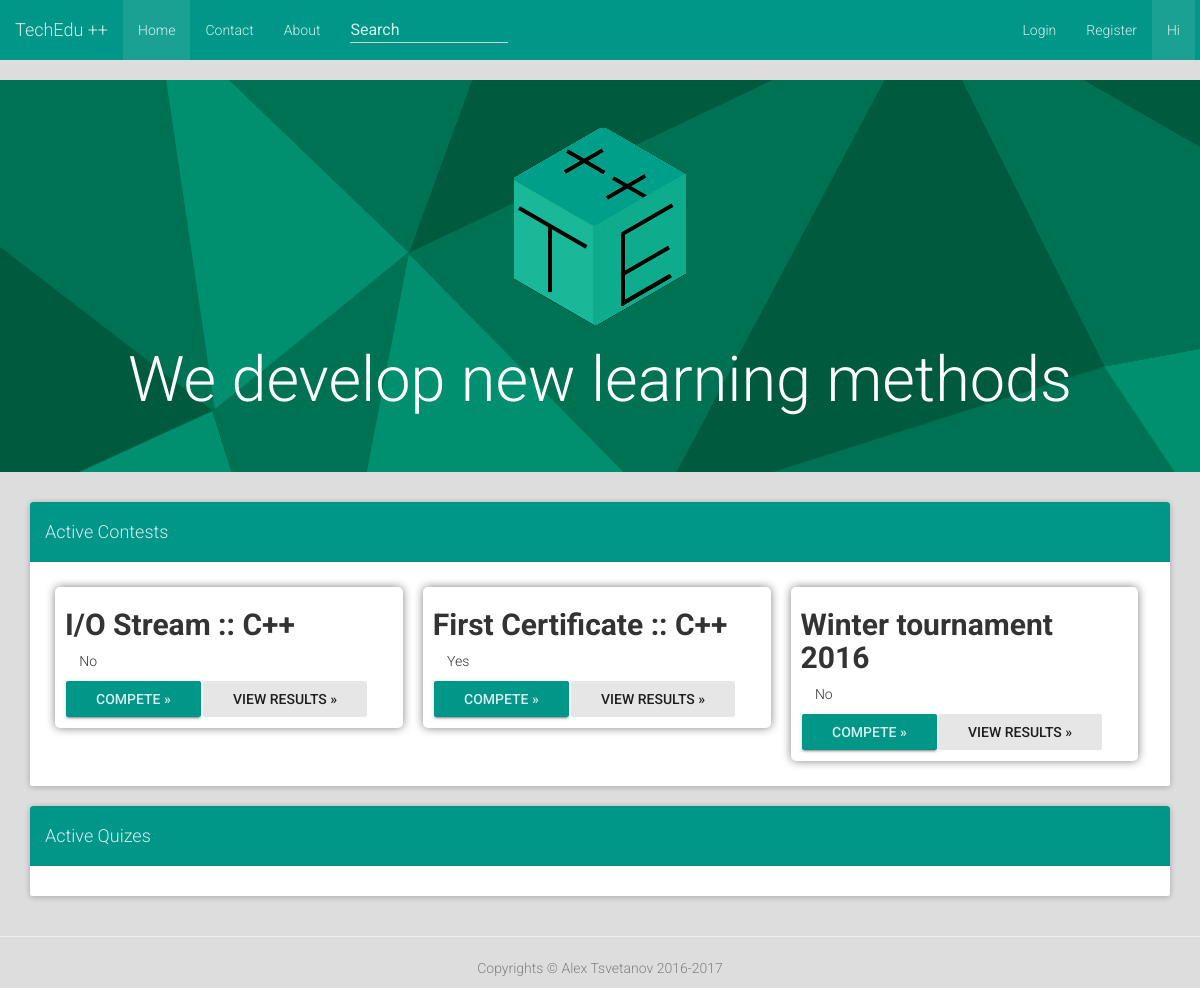
Before: / with the older database file.
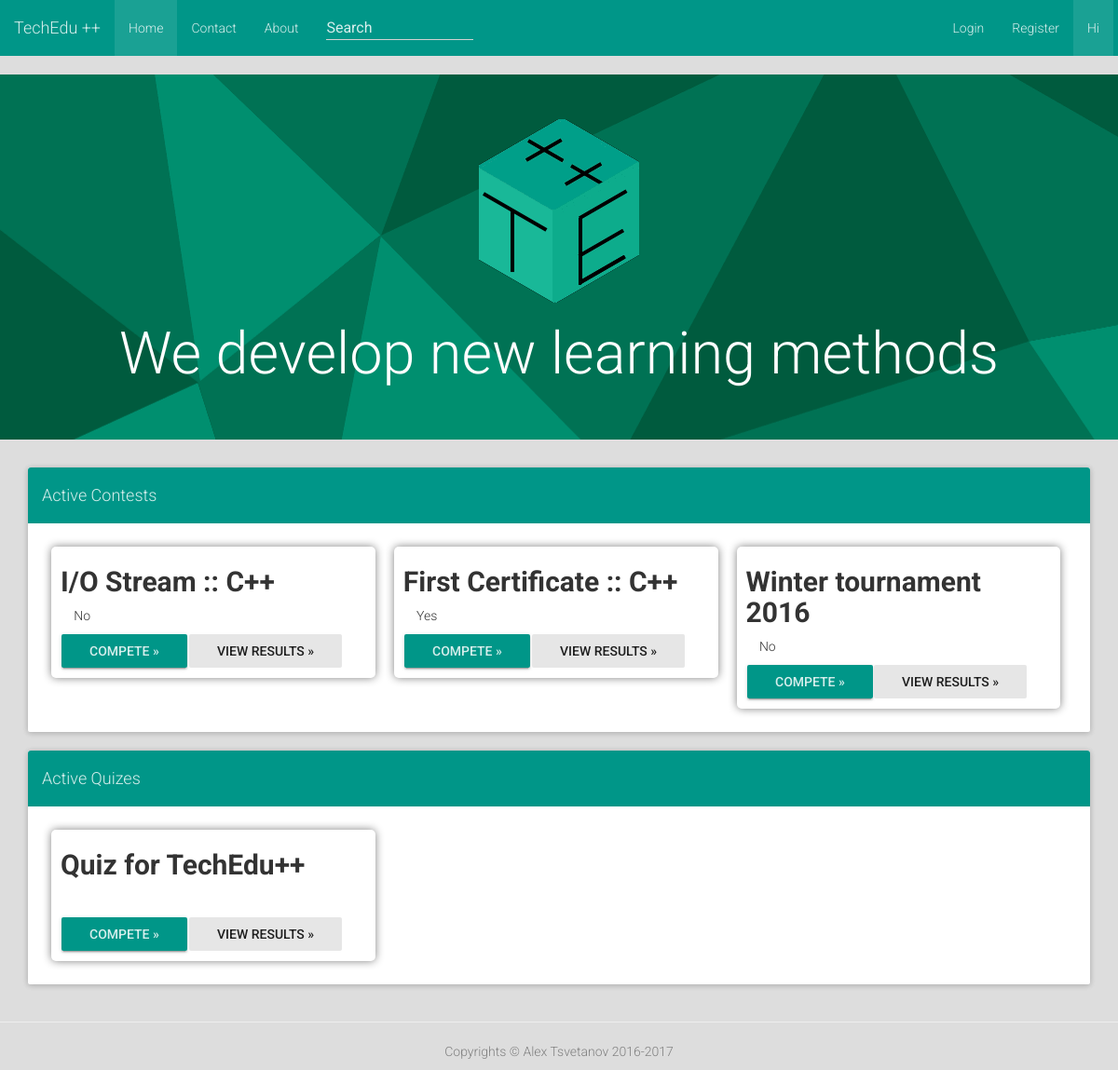
After: the same page with the newer database file.
### tables this page shows
CREATE TABLE `Contests` (
  `ID` text NOT NULL,
  `Name` text NOT NULL,
  `Link` text NOT NULL,
  `Tasks` text NOT NULL,
  `Langs` text NOT NULL,
  `MaxPoints` text NOT NULL,
  `Certify` tinyint(2) NOT NULL DEFAULT '0'
);

CREATE TABLE `Quizes` (
  `ID` text NOT NULL,
  `Link` varchar(150) NOT NULL,
  `Tasks` text NOT NULL,
  `Name` text NOT NULL
);

### lib/mysql.php (called while the page is built, shortened)
<?php
	class MySQL
	{
		public  $servername = "localhost";
		private $username = "root";
		private $password = "tts2002";
		public $conn;
		function __construct (string $dbname_param)
		{
			$this->dbname = $dbname_param;
			$this->conn = new mysqli ($this->servername, $this->username, $this->password, $this->dbname);
		}
		function query (string $command)
		{
			return ($this->conn->query ($command));
		}
	}
?>

### lib/get/contests.php (the view, shortened to what this page needs)
<?php
	include_once ($_SERVER["DOCUMENT_ROOT"] . "/lib/mysql.php");
	$dbname = "judge";
	$conn = new MySQL ($dbname);
	$sql = "SELECT * FROM Contests";
	$result = $conn->query($sql);
	if ($result->num_rows > 0)
	{
		while($row = $result->fetch_assoc())
		{
			echo '<div class="col-md-4"><h2 id="' . $row["ID"] . '">' . $row["Name"] . '</h2><span data-toggle="tooltip" data-placement="left" title="Is this constest for a certificate?" data-original-title="Is this constest for a certificate?"><i class="fa fa-trophy" aria-hidden="true"></i> ' . (($row["Certify"] == 0)?"No":"Yes") . '</button><br><a href="' . $row["Link"] . '" role="button" class="btn btn-raised btn-success">Compete »</a>' . '<a href="' . $row["Link"] . '/results" role="button" class="btn btn-default active">View results »</a></div>';
		}
	}
?>

### index.php (shortened to what this page needs)
<!DOCTYPE html><html lang="en"><head><link href="/css/jumbotron.css" rel="stylesheet"><link rel="stylesheet" href="/css/bootstrap.min.css"><link rel="stylesheet" href="/css/bootstrap-material-design.min.css"><link rel="stylesheet" href="/css/ripples.min.css"><link rel="stylesheet" href="/css/snackbar.min.css"><link rel="stylesheet" href="/css/extension.css"><link rel="stylesheet" href="/node_modules/font-awesome/css/font-awesome.min.css"></head><body cz-shortcut-listen="true"><nav class="navbar navbar-static-top navbar-default"><a href="/" class="navbar-brand">TechEdu ++</a><div class="navbar-collapse collapse navbar-responsive-collapse"><ul class="nav navbar-nav"><li class="nav-item active"><a href="#" class="nav-link">Home</a></li><li class="nav-item"><a href="/contactus.php" class="nav-link">Contact</a></li><li class="nav-item"><a href="/aboutus.php" class="nav-link">About</a></li></ul><form role="search" action="/search.php" class="navbar-form navbar-left"><div class="form-group is-empty"><input placeholder="Search" name="pattern" type="text" class="form-control col-md-8"></div></form><ul class="nav navbar-nav navbar-right"><li id="login" class="nav-item"></li><li class="nav-item"><a href="/register.php" class="nav-link">Register</a></li><li style="border-right: rgba(0,0,0,0) solid 20px;" class="nav-item active"><a href="/user.php" class="nav-link">
Hi
<?php if (isset($_COOKIE ["name"])) { echo ", "; echo $_COOKIE ["name"]; } ?></a></li></ul></div></nav><div class="jumbotron"><div class="container"><center><img src="/img/acdemy4_logo.png"><h1 class="display-3">We develop new learning methods</h1></center></div></div><div class="container"><div class="panel panel-primary"><div class="panel-heading"><h4>Active Contests</h4></div><div class="panel-body"><?php require ($_SERVER["DOCUMENT_ROOT"] . "/lib/get/contests.php"); ?></div></div><div class="panel panel-primary"><div class="panel-heading"><h4>Active Quizes</h4></div><div class="panel-body"><?php require ($_SERVER["DOCUMENT_ROOT"] . "/lib/get/quizes.php"); ?></div></div></div><hr><footer><center> <p>
<?php
require ($_SERVER["DOCUMENT_ROOT"] . "/content/copyrights.php");
?></p></center></footer></body></html>

### content/copyrights.php
<?php
	echo "Copyrights © Alex Tsvetanov 2016-2017";
?>

### lib/get/quizes.php (shortened to what this page needs)
<?php
	include_once ($_SERVER["DOCUMENT_ROOT"] . "/lib/mysql.php");
	$dbname = "judge";
	$conn = new MySQL ($dbname);
	$sql = "SELECT * FROM Quizes";
	$result = $conn->query($sql);
	if ($result->num_rows > 0)
	{
		while($row = $result->fetch_assoc())
		{
			echo '<div class="col-md-4"><h2 id="' . $row["ID"] . '">' . $row["Name"] . '</h2><br><a href="' . $row["Link"] . '" role="button" class="btn btn-raised btn-success">Compete »</a>' . '<a href="' . $row["Link"] . '/results" role="button" class="btn btn-default active">View results »</a></div>';
		}
	}
?>

### css/jumbotron.css (style rules this page uses)
.jumbotron { background: -moz-linear-gradient(left, rgba(231,231,231,1) 0%, rgba(255,255,255,1) 20%, rgba(230,230,230,1) 100%); }

### css/extension.css (style rules this page uses)
.col-md-4 { border-radius: 5px !important; box-shadow: 0 0 10px #808080; margin: 10px; padding: 1px 10px 1px; }
.col-md-4 h2 { font-weight: bold; }
footer { color: gray; bottom: 0px; position: static; width: 100%; background-color: transparent; }
.jumbotron { background-image: url('/maia.png'); color: white; }
.btn.btn-success, .btn.btn-success:hover, .btn.btn-success:focus { background-color: #009688 !important; }
body { background-color: #DDD !important; }

Changed rows visible on the page:
added quizes: Name "Quiz for TechEdu++"
